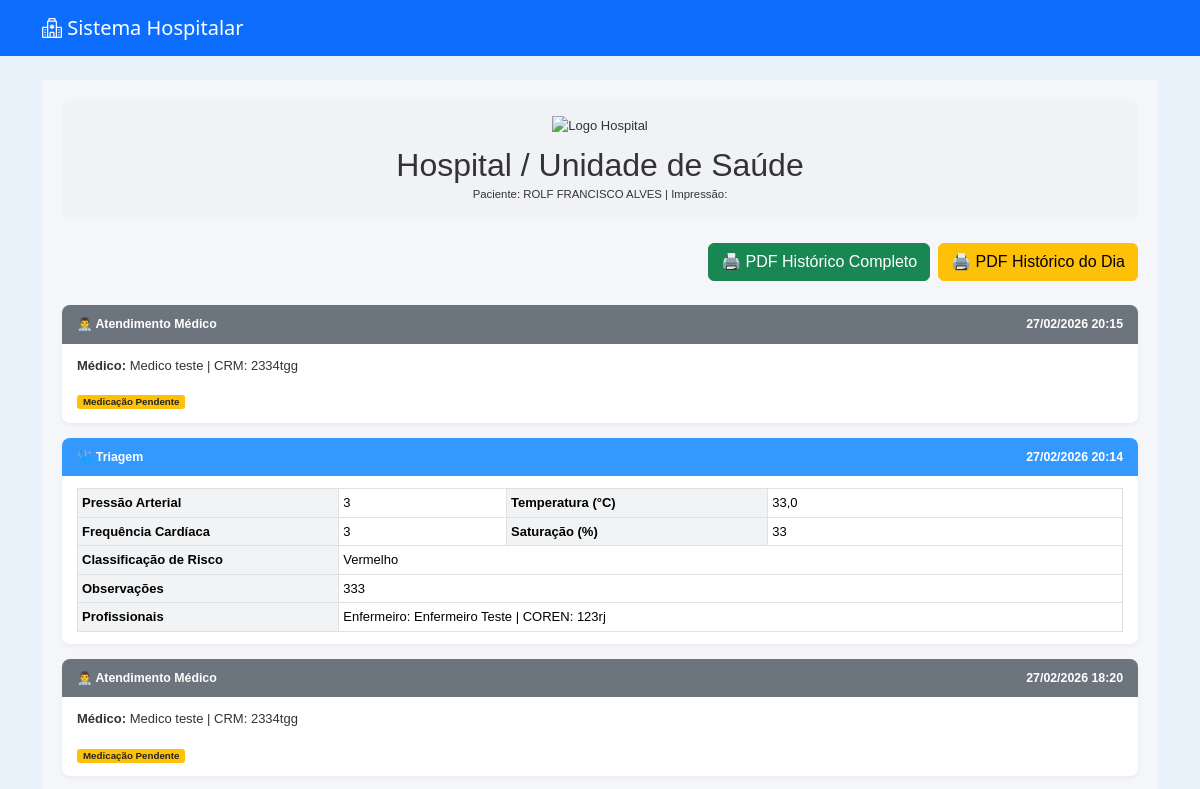
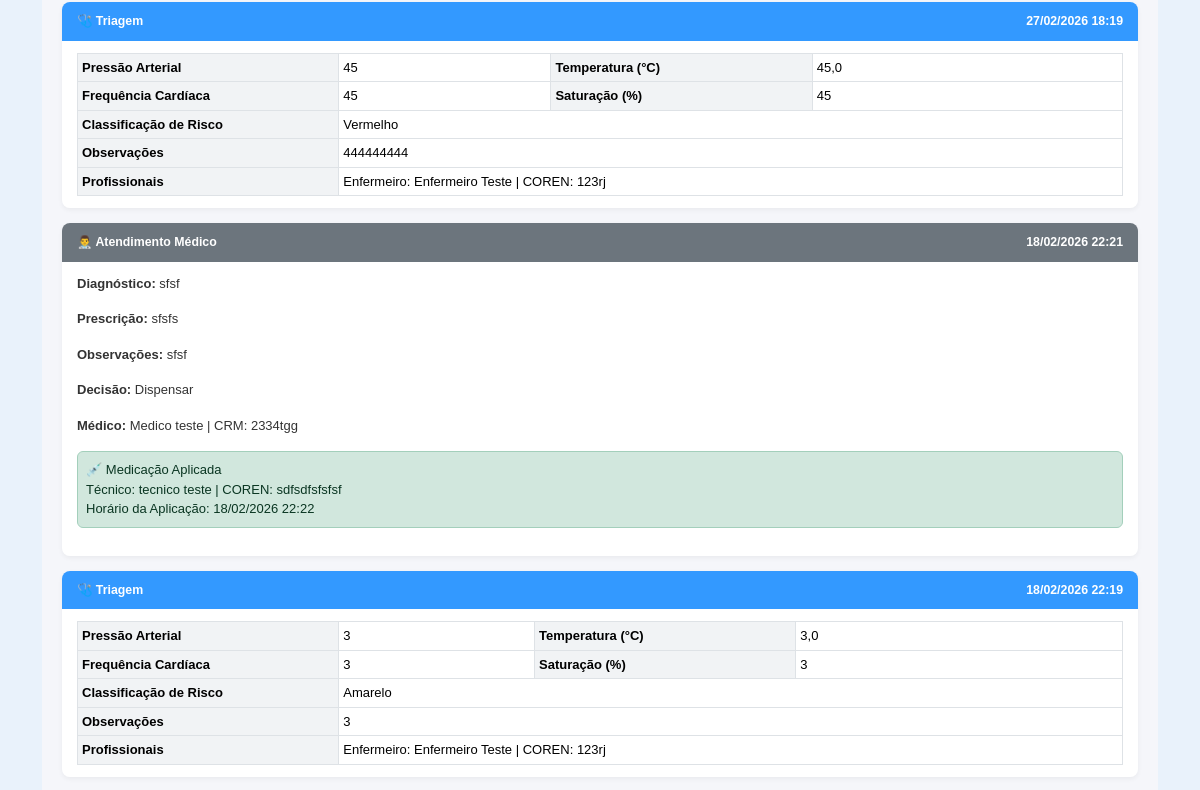
The page /pacientes/paciente/2/historico/ (signed in, upper part) on the database as committed earlier (2 pictures, top to bottom).
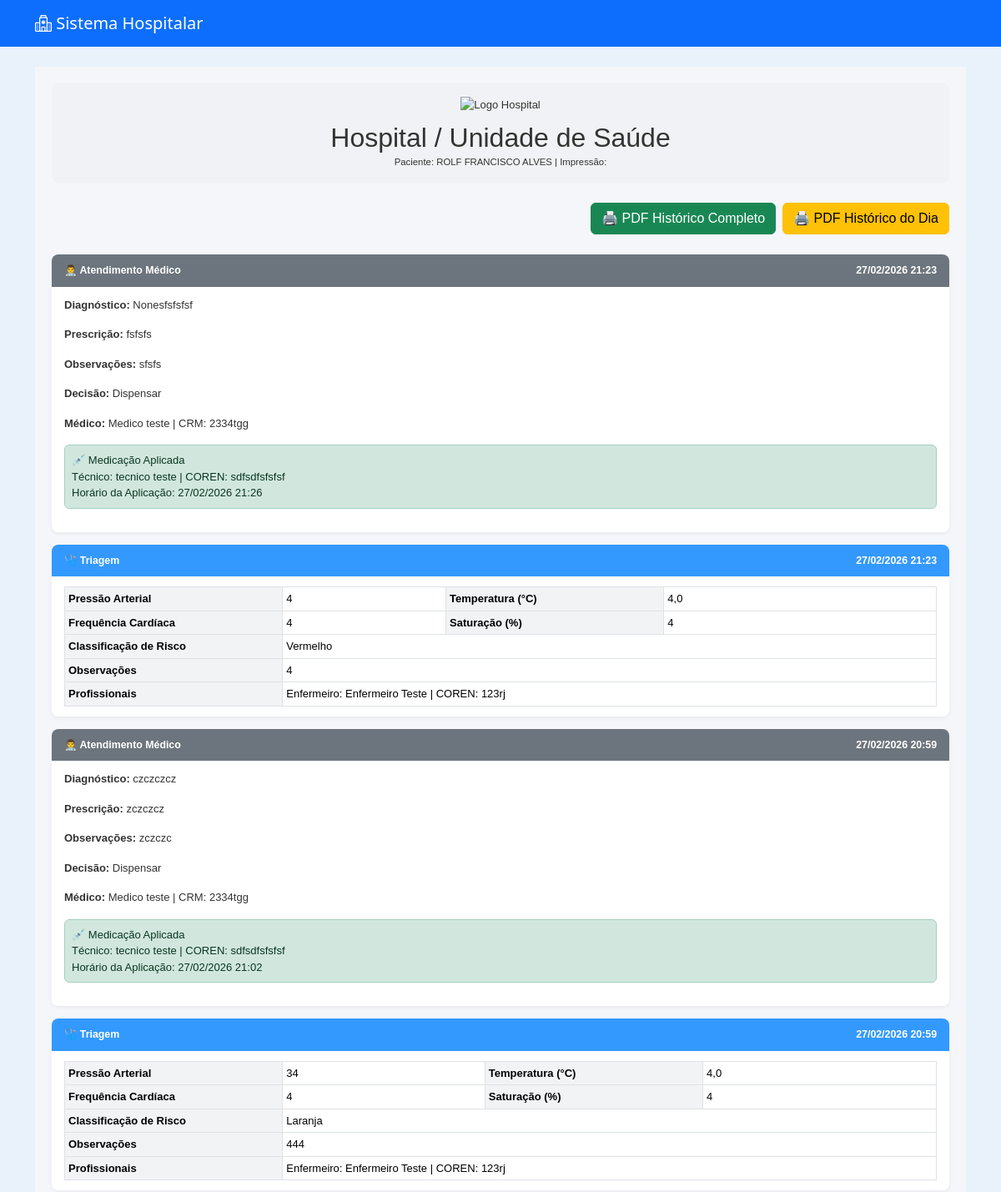
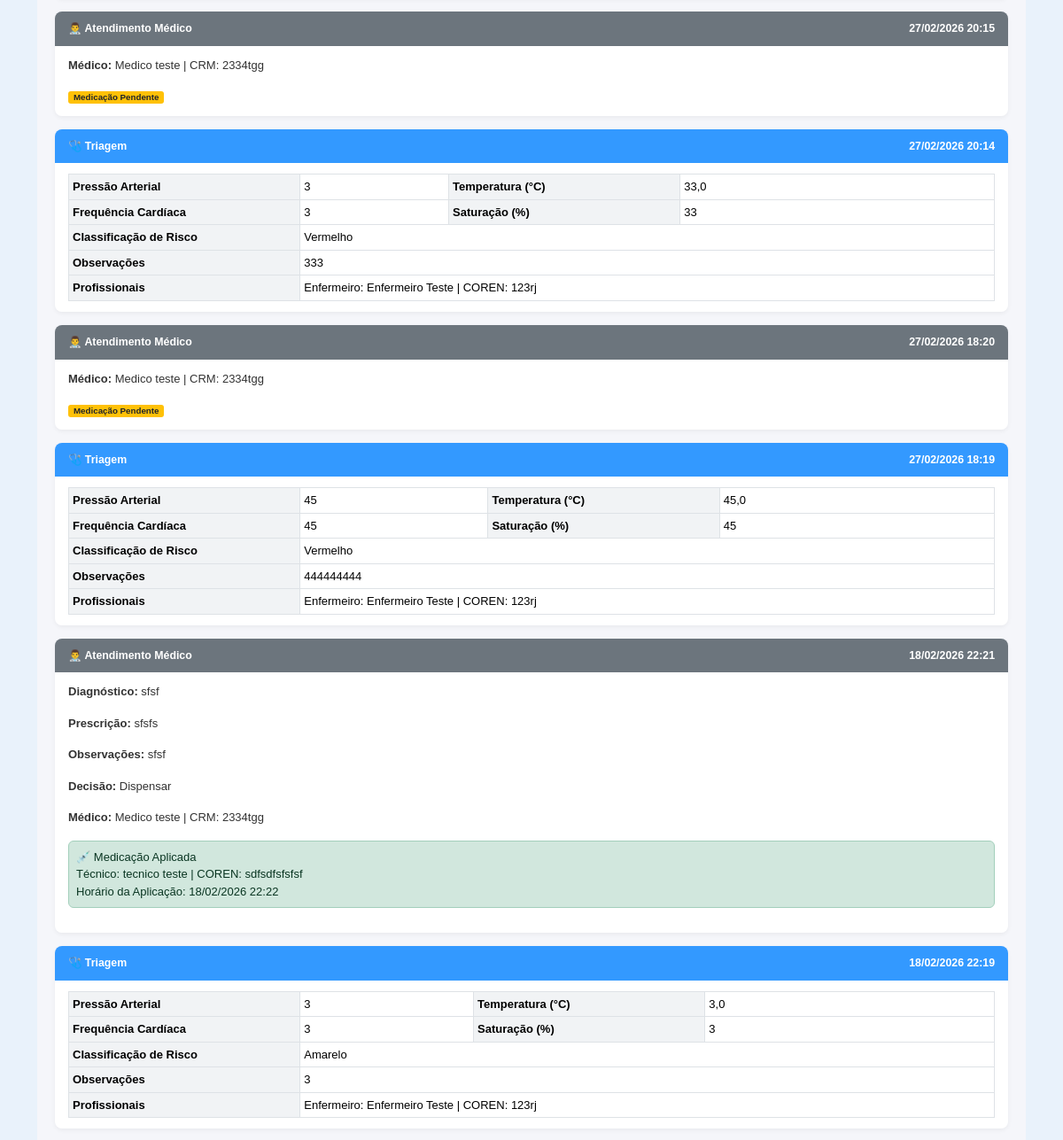
The same page on the database as committed later (2 pictures, top to bottom).
### medico/models.py (models this page shows, shortened)
class Atendimento(models.Model):
    paciente = models.ForeignKey(
        Paciente,
        on_delete=models.CASCADE
    )
    medico = models.ForeignKey(
        Usuario,
        on_delete=models.SET_NULL,  # ⚠ Melhor que CASCADE
        null=True,
        related_name="atendimentos_realizados"
    )
    triagem = models.OneToOneField(
        Triagem,
        on_delete=models.CASCADE
    )
    diagnostico = models.TextField(blank=True, null=True)
    prescricao = models.TextField(blank=True, null=True)
    observacoes = models.TextField(blank=True, null=True)
    DECISAO_CHOICES = [
        ("dispensar", "Dispensar"),
        ("medicacao", "Medicação"),
        ("internacao", "Internação"),
        ("exames", "Exames"),
    ]
    decisao = models.CharField(
        max_length=20,
        choices=DECISAO_CHOICES,
        blank=True,
        null=True
    )
    medicacao_aplicada = models.BooleanField(default=False)
    tecnico_aplicou = models.ForeignKey(
        Usuario,
        on_delete=models.SET_NULL,
        null=True,
        blank=True,
        related_name="medicacoes_aplicadas"
    )
    horario_medicacao = models.DateTimeField(
        null=True,
        blank=True
    )
    data_atendimento = models.DateTimeField(auto_now_add=True)
    finalizado = models.BooleanField(default=False)

### usuarios/models.py (models this page shows, shortened)
class Usuario(AbstractUser):
    PERFIL_CHOICES = [
        ('administrador', 'Administrador'),
        ('medico', 'Médico'),
        ('enfermeiro', 'Enfermeiro'),
        ('tecnico', 'Técnico'),
        ('recepcao', 'Recepção'),
    ]
    perfil = models.CharField(max_length=20, choices=PERFIL_CHOICES, default='recepcao')
    cpf = models.CharField("CPF", max_length=14, unique=True, blank=True, null=True)
    data_nascimento = models.DateField("Data de Nascimento", blank=True, null=True)
    telefone = models.CharField("Telefone", max_length=20, blank=True, null=True)
    endereco = models.CharField("Endereço", max_length=255, blank=True, null=True)
    cidade = models.CharField("Cidade", max_length=100, blank=True, null=True)
    estado = models.CharField("Estado", max_length=50, blank=True, null=True)
    cep = models.CharField("CEP", max_length=10, blank=True, null=True)
    crm = models.CharField("CRM", max_length=20, blank=True, null=True)
    coren = models.CharField("COREN", max_length=20, blank=True, null=True)

### triagem/models.py (models this page shows, shortened)
class Triagem(models.Model):
    RISCO_CHOICES = [
        ('Vermelho', 'Vermelho'),
        ('Laranja', 'Laranja'),
        ('Amarelo', 'Amarelo'),
        ('Verde', 'Verde'),
        ('Azul', 'Azul'),
    ]
    agendamento = models.OneToOneField(Agendamento, on_delete=models.CASCADE)
    paciente = models.ForeignKey(Paciente, on_delete=models.CASCADE)
    enfermeiro = models.ForeignKey(
        Usuario,
        on_delete=models.SET_NULL,
        null=True,
        blank=True,
        related_name="triagens_realizadas"
    )
    pressao_arterial = models.CharField(max_length=20)
    temperatura = models.DecimalField(max_digits=4, decimal_places=1)
    frequencia_cardiaca = models.IntegerField()
    saturacao = models.IntegerField()
    classificacao_risco = models.CharField(
        max_length=10,
        choices=RISCO_CHOICES,
        blank=True,
        null=True
    )
    observacoes = models.TextField(blank=True, null=True)
    atendido = models.BooleanField(default=False)
    data_triagem = models.DateTimeField(auto_now_add=True)

### pacientes/views.py (the view)
# urls.py: path('paciente/<int:paciente_id>/historico/', views.historico_paciente, name='historico_paciente'),
@login_required
def historico_paciente(request, paciente_id):
    paciente = get_object_or_404(Paciente, id=paciente_id)
    triagens = Triagem.objects.filter(
        paciente=paciente
    )
    atendimentos = Atendimento.objects.filter(
        paciente=paciente
    )
    historico = []
    for t in triagens:
        historico.append({
            'tipo': 'triagem',
            'data': t.data_triagem,
            'obj': t
        })
    for a in atendimentos:
        historico.append({
            'tipo': 'atendimento',
            'data': a.data_atendimento,  # ajuste se o nome for diferente
            'obj': a
        })
    historico.sort(key=lambda x: x['data'], reverse=True)
    return render(request, 'pacientes/historico.html', {
        'paciente': paciente,
        'historico': historico,
    })

### pacientes/templates/pacientes/historico.html (shortened to what the changed rows need)
{% extends 'usuarios/base.html' %}
{% block content %}
<div class="pdf-container">
    <div class="pdf-header text-center mb-4 p-3" style="background-color:#f0f2f5; border-radius:8px;">
        <h2 style="margin:0;">Hospital / Unidade de Saúde</h2>
    </div>
    {% if historico %}
        {% for item in historico %}
            <div class="history-section {% if item.tipo == 'triagem' %}triagem{% else %}atendimento{% endif %}">
                <div class="section-header">
                    <div>
                        {% if item.tipo == 'triagem' %}🩺 Triagem{% else %}👨‍⚕️ Atendimento Médico{% endif %}
                    </div>
                    <div>{{ item.data|date:"d/m/Y H:i" }}</div>
                </div>
                <div class="section-body">
                    {% if item.tipo == 'triagem' %}
                        <table class="table table-sm table-bordered">
                            <tbody>
                                <tr>
                                    <th>Pressão Arterial</th><td>{{ item.obj.pressao_arterial }}</td>
                                    <th>Temperatura (°C)</th><td>{{ item.obj.temperatura }}</td>
                                </tr>
                                <tr>
                                    <th>Frequência Cardíaca</th><td>{{ item.obj.frequencia_cardiaca }}</td>
                                    <th>Saturação (%)</th><td>{{ item.obj.saturacao }}</td>
                                </tr>
                                <tr>
                                    <th>Classificação de Risco</th><td colspan="3">{{ item.obj.classificacao_risco }}</td>
                                </tr>
                                {% if item.obj.observacoes %}
                                <tr>
                                    <th>Observações</th><td colspan="3">{{ item.obj.observacoes }}</td>
                                </tr>
                                {% endif %}
                                {% if item.obj.enfermeiro or item.obj.tecnico_aplicou %}
                                <tr>
                                    <th>Profissionais</th>
                                    <td colspan="3">
                                        {% if item.obj.enfermeiro %}
                                            Enfermeiro: {{ item.obj.enfermeiro.get_full_name }} | COREN: {{ item.obj.enfermeiro.coren|default:"Não cadastrado" }}<br>
                                        {% endif %}
                                    </td>
                                </tr>
                                {% endif %}
                            </tbody>
                        </table>
                    {% else %}
                        {% if item.obj.diagnostico %}<p><strong>Diagnóstico:</strong> {{ item.obj.diagnostico }}</p>{% endif %}
                        {% if item.obj.prescricao %}<p><strong>Prescrição:</strong> {{ item.obj.prescricao }}</p>{% endif %}
                        {% if item.obj.observacoes %}<p><strong>Observações:</strong> {{ item.obj.observacoes }}</p>{% endif %}
                        {% if item.obj.get_decisao_display %}<p><strong>Decisão:</strong> {{ item.obj.get_decisao_display }}</p>{% endif %}
                        {% if item.obj.medico %}<p><strong>Médico:</strong> {{ item.obj.medico.get_full_name }} | CRM: {{ item.obj.medico.crm|default:"Não cadastrado" }}</p>{% endif %}
                        {% if item.obj.medicacao_aplicada %}
                            <div class="alert alert-success p-2">
                                💉 Medicação Aplicada<br>
                                {% if item.obj.tecnico_aplicou %}
                                    Técnico: {{ item.obj.tecnico_aplicou.get_full_name }} | COREN: {{ item.obj.tecnico_aplicou.coren|default:"Não cadastrado" }}<br>
                                {% endif %}
                                {% if item.obj.horario_medicacao %}
                                    Horário da Aplicação: {{ item.obj.horario_medicacao|date:"d/m/Y H:i" }}
                                {% endif %}
                            </div>
                        {% else %}
                            <span class="badge badge-warning">Medicação Pendente</span>
                        {% endif %}
                    {% endif %}
                </div>
            </div>
        {% endfor %}
    {% else %}
        <div class="alert alert-info">Nenhum histórico encontrado.</div>
    {% endif %}
</div>
{% endblock %}

Rows that differ between the two databases and show on the page:
added Atendimento: shows "👨‍⚕️ Atendimento Médico", data "27/02/2026 21:23", obj.diagnostico "Nonesfsfsfsf", obj.prescricao "fsfsfs", obj.observacoes "sfsfs", obj.decisao "Dispensar", obj.medico.get_full_name "Medico teste", obj.medico.crm "2334tgg", obj.tecnico_aplicou.get_full_name "tecnico teste", obj.tecnico_aplicou.coren "sdfsdfsfsfsf", obj.horario_medicacao "27/02/2026 21:26"
added Triagem: shows "🩺 Triagem", data "27/02/2026 21:23", obj.pressao_arterial "4", obj.temperatura "4,0", obj.frequencia_cardiaca "4", obj.saturacao "4", obj.classificacao_risco "Vermelho", obj.observacoes "4", obj.enfermeiro.get_full_name "Enfermeiro Teste", obj.enfermeiro.coren "123rj"
added Atendimento: shows "👨‍⚕️ Atendimento Médico", data "27/02/2026 20:59", obj.diagnostico "czczczcz", obj.prescricao "zczczcz", obj.observacoes "zczczc", obj.decisao "Dispensar", obj.medico.get_full_name "Medico teste", obj.medico.crm "2334tgg", obj.tecnico_aplicou.get_full_name "tecnico teste", obj.tecnico_aplicou.coren "sdfsdfsfsfsf", obj.horario_medicacao "27/02/2026 21:02"
added Triagem: shows "🩺 Triagem", data "27/02/2026 20:59", obj.pressao_arterial "34", obj.temperatura "4,0", obj.frequencia_cardiaca "4", obj.saturacao "4", obj.classificacao_risco "Laranja", obj.observacoes "444", obj.enfermeiro.get_full_name "Enfermeiro Teste", obj.enfermeiro.coren "123rj"
